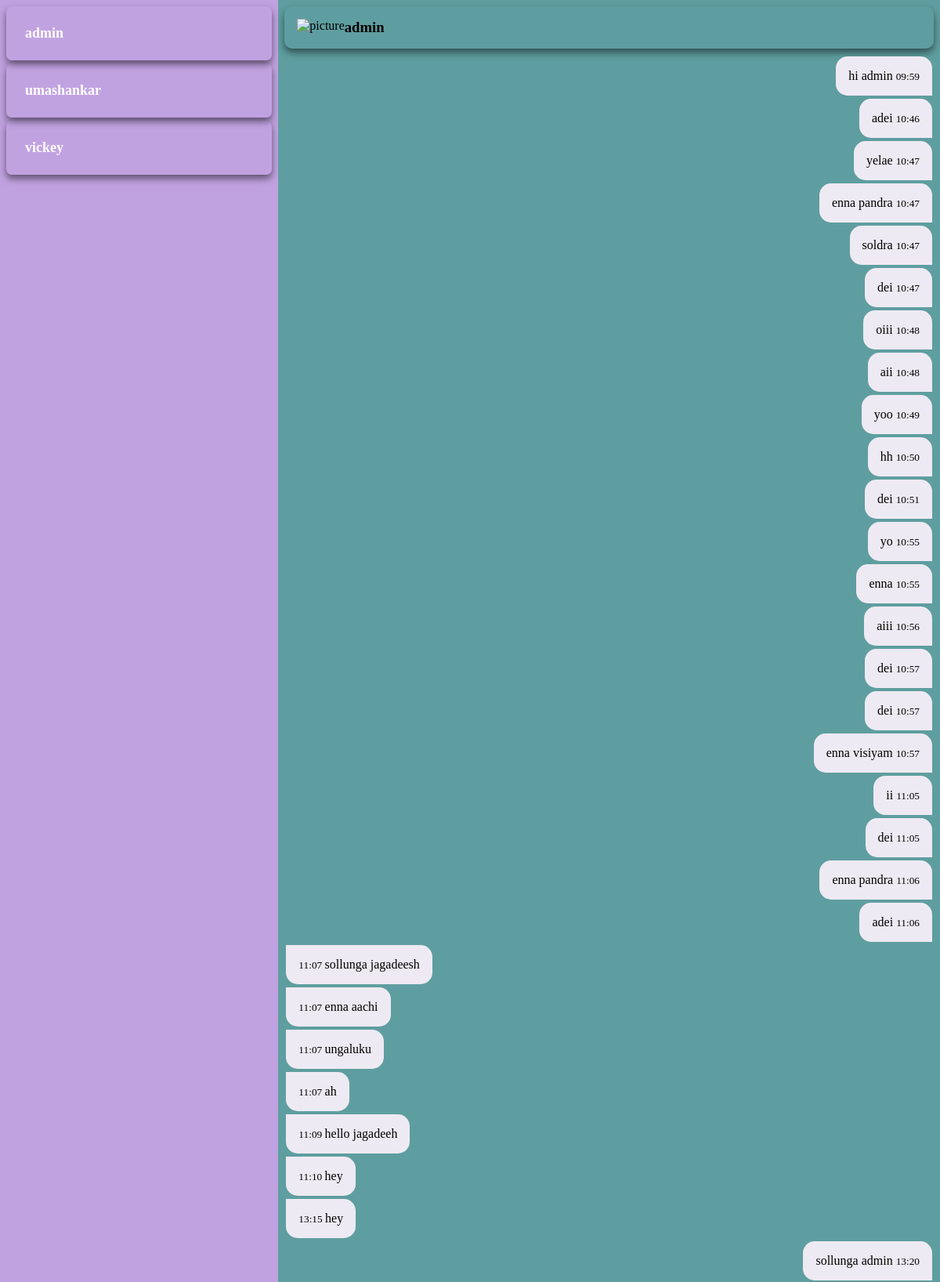
Page /chatroom/1/ (signed in, upper part) on the committed database.
### chatapp/models.py (models this page shows, shortened)
class Message(models.Model):
    sender=models.ForeignKey(User,on_delete=models.CASCADE,related_name="sender")
    receiver=models.ForeignKey(User,on_delete=models.CASCADE,related_name="receiver")
    message=models.TextField()
    is_read=models.BooleanField(default=False)
    timestamp=models.DateTimeField(auto_now_add=True)

### chatapp/views.py (the view)
# urls.py: path('chatroom/<str:receiver>/',views.chatroom,name="chat_room"),
def chatroom(request,receiver):
    users=User.objects.exclude(username=request.user)
    receiver=User.objects.get(id=receiver)
    sender=request.user
    message=Message.objects.filter(sender=sender,receiver=receiver)|Message.objects.filter(sender=receiver,receiver=sender).order_by('timestamp')
    unread_msg=Message.objects.filter(receiver=request.user,is_read=False)
    for unread in unread_msg:
        unread.is_read=True
        unread.save()
    return render(request,'chatroom.html',{"message": message,"sender": sender,"receiver": receiver,'users':users})

### template/chatroom.html (shortened to what this page needs)
<!DOCTYPE html>
<html lang="en">
    {% load static %}
<head>
    <link rel="stylesheet" href="{% static 'style.css' %}">
</head>
<body>
    <div class="container">
        <div id="users">
            <ul>
                {% for users in users %}
                <a href="{% url 'chat_room' receiver=users.id %}"><li id="userlist">{{users.username}}</li></a>
                {% endfor %}
            </ul>
        </div>
        <div id="chatroom">
            <div id="receiver-profile">
                <div id="img">
                    <img src="" alt="picture">
                </div>
                <div id="name">
                    <h3>{{receiver.username}}</h3>
                </div>
            </div>
            <div class="message">
                <table class="table" style="width: 100%;position: relative;;">
                    <tbody id='chat-body'>
                        {% for message in message %}
                        {% if message.sender == request.user %}
                        <tr id="sender" style="width: 100%">
                            <td >
                                <p style="float: right;">
                                    {{message.message}}
                                    <small>
                                        {{message.timestamp|time:'H:i'}}
                                    </small>
                                </p>
                            </td>
                        </tr>
                        {% else %}
                        <tr id="receiver"  >
                            <td >
                                <p style="float: left;">
                                    <small>
                                        {{message.timestamp|time:'H:i'}}
                                    </small>
                                   {{message.message}}
                                </p>
                            </td>
                        </tr>
                        {% endif %}
                        {% endfor %}
                    </tbody>
                </table>
            </div>
        </div>
        </div>
</body>
</html>

### static/style.css (style rules this page uses)
* { padding: 0%; margin: 0%; box-sizing: border-box; text-decoration: none; }
.container { background-color: cadetblue; height: 100vh; display: flex; }
#users { background-color: rgb(193, 162, 225); width: 30%; padding: 0.5rem 0.5rem; overflow-y: scroll; }
#users ul li { list-style: none; padding: 1.5rem ; border-radius: 7px; background-color: transparent; margin-bottom: 4px; color: white; font-size: large ; font-weight:bold ; box-shadow: 0px 5px 10px 0px rgba(0,0,0,0.5); cursor: pointer; }
#users { -ms-overflow-style: none; scrollbar-width: none; }
#chatroom { width: 70%; height: auto; margin: 0.5rem 0.5rem; }
.message { overflow-y: scroll; scroll-behavior: smooth; width: auto; height: 80vh; padding-bottom: 0.5rem; padding-top: 0.5rem; }
.message { -ms-overflow-style: none; scrollbar-width: none; }
#receiver-profile { text-align: center; display: flex; background-color: transparent; border-radius: 10px; padding: 1rem 1rem; box-shadow: 0px 5px 10px 0px rgba(0,0,0,0.5); }
#sender td p { background-color: rgb(238, 234, 243); padding: 1rem; border-radius: 15px 15px 0px 15px; margin-bottom: 2px; }
#receiver td p { background-color: rgb(238, 234, 243); padding: 1rem; border-radius: 0px 15px 15px 15px; margin-bottom: 2px; }

### rows in the picture
Message: message "hi admin", timestamp "09:59"
Message: message "adei", timestamp "10:46"
Message: message "yelae", timestamp "10:47"
Message: message "enna pandra", timestamp "10:47"
Message: message "soldra", timestamp "10:47"
Message: message "dei", timestamp "10:47"
Message: message "oiii", timestamp "10:48"
Message: message "aii", timestamp "10:48"
Message: message "yoo", timestamp "10:49"
Message: message "hh", timestamp "10:50"
Message: message "dei", timestamp "10:51"
Message: message "yo", timestamp "10:55"
Message: message "enna", timestamp "10:55"
Message: message "aiii", timestamp "10:56"
Message: message "dei", timestamp "10:57"
Message: message "dei", timestamp "10:57"
Message: message "enna visiyam", timestamp "10:57"
Message: message "ii", timestamp "11:05"
Message: message "dei", timestamp "11:05"
Message: message "enna pandra", timestamp "11:06"
Message: message "adei", timestamp "11:06"
Message: timestamp "11:07", message "sollunga jagadeesh"
Message: timestamp "11:07", message "enna aachi"
Message: timestamp "11:07", message "ungaluku"
Message: timestamp "11:07", message "ah"
Message: timestamp "11:09", message "hello jagadeeh"
Message: timestamp "11:10", message "hey"
Message: timestamp "13:15", message "hey"
Message: message "sollunga admin", timestamp "13:20"

### other values in the picture
{{ users.username }} "admin"
{{ users.username }} "umashankar"
{{ users.username }} "vickey"
{{ receiver.username }} "admin"
